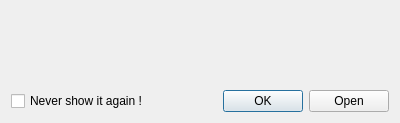
<?xml version="1.0" encoding="UTF-8"?>
<ui version="4.0">
 <class>TipOfDayViewer</class>
 <widget class="QDialog" name="TipOfDayViewer">
  <property name="geometry">
   <rect>
    <x>0</x>
    <y>0</y>
    <width>400</width>
    <height>123</height>
   </rect>
  </property>
  <property name="windowTitle">
   <string>Dialog</string>
  </property>
  <property name="windowIcon">
   <iconset resource="../../rolisteam.qrc">
    <normaloff>:/resources/images/logo/500-symbole.png</normaloff>:/resources/images/logo/500-symbole.png</iconset>
  </property>
  <layout class="QVBoxLayout" name="verticalLayout" stretch="1,0">
   <item>
    <widget class="QLabel" name="m_text">
     <property name="text">
      <string/>
     </property>
     <property name="textFormat">
      <enum>Qt::RichText</enum>
     </property>
     <property name="openExternalLinks">
      <bool>true</bool>
     </property>
     <property name="textInteractionFlags">
      <set>Qt::LinksAccessibleByKeyboard|Qt::LinksAccessibleByMouse|Qt::TextBrowserInteraction|Qt::TextSelectableByKeyboard|Qt::TextSelectableByMouse</set>
     </property>
    </widget>
   </item>
   <item>
    <layout class="QHBoxLayout" name="horizontalLayout">
     <item>
      <widget class="QCheckBox" name="m_neverShowAgain">
       <property name="text">
        <string>Never show it again !</string>
       </property>
      </widget>
     </item>
     <item>
      <widget class="QDialogButtonBox" name="m_buttonBox">
       <property name="orientation">
        <enum>Qt::Horizontal</enum>
       </property>
       <property name="standardButtons">
        <set>QDialogButtonBox::Ok|QDialogButtonBox::Open</set>
       </property>
      </widget>
     </item>
    </layout>
   </item>
  </layout>
 </widget>
 <resources>
  <include location="../../rolisteam.qrc"/>
  <include location="../../rolisteam.qrc"/>
 </resources>
 <connections>
  <connection>
   <sender>m_buttonBox</sender>
   <signal>accepted()</signal>
   <receiver>TipOfDayViewer</receiver>
   <slot>accept()</slot>
   <hints>
    <hint type="sourcelabel">
     <x>248</x>
     <y>254</y>
    </hint>
    <hint type="destinationlabel">
     <x>157</x>
     <y>274</y>
    </hint>
   </hints>
  </connection>
  <connection>
   <sender>m_buttonBox</sender>
   <signal>rejected()</signal>
   <receiver>TipOfDayViewer</receiver>
   <slot>reject()</slot>
   <hints>
    <hint type="sourcelabel">
     <x>316</x>
     <y>260</y>
    </hint>
    <hint type="destinationlabel">
     <x>286</x>
     <y>274</y>
    </hint>
   </hints>
  </connection>
 </connections>
</ui>
